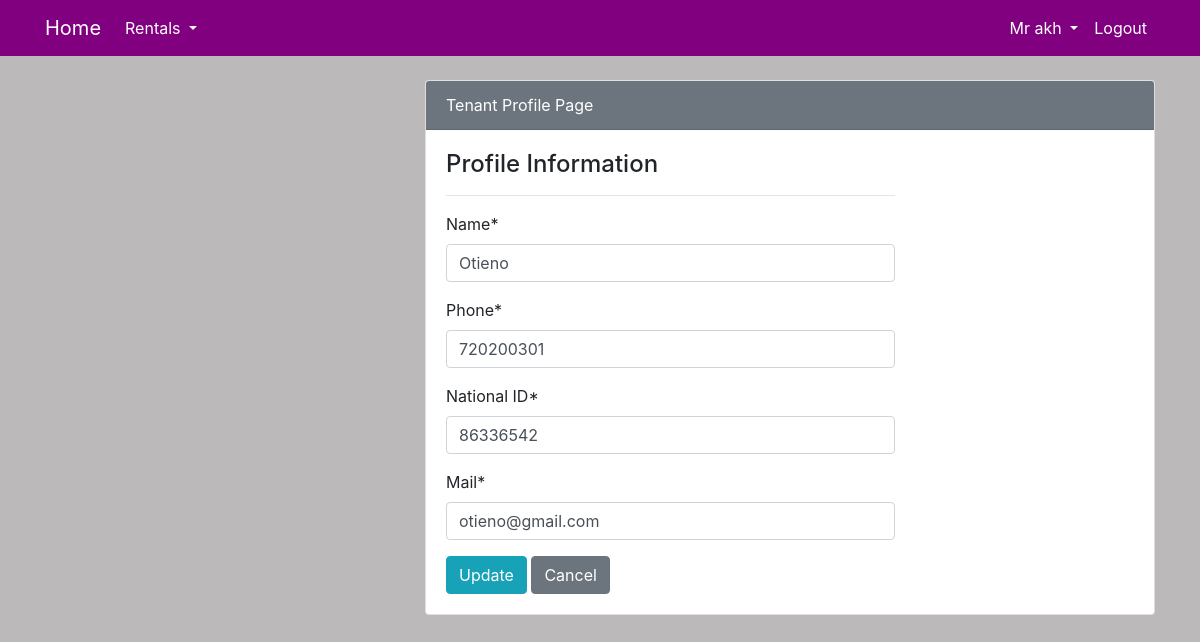
Page /tenant/update/1/ (signed in) on the committed database.
### user/models.py (models this page shows, shortened)
class Agent(models.Model):
    name = models.OneToOneField(User, on_delete=models.CASCADE, null=True)
    agt_id = models.IntegerField(unique=True)
    gender = models.CharField(max_length=50, choices=gender)
    phone = models.IntegerField()
    mail = models.EmailField()

class Tenant(models.Model):
    name = models.CharField(max_length=100)
    te_id = models.IntegerField(unique=True)
    phone = models.IntegerField()
    mail = models.EmailField()
    landlord = models.ForeignKey(Landlord, on_delete=models.CASCADE, null=True,  related_name='Landlords')

### user/views.py (the view)
# urls.py: path('tenant/update/<int:pk>/', user_view.tenant_update, name='user-tenant-update'),
def tenant_update(request, pk):
    item = Tenant.objects.get(id=pk)
    if request.method == 'POST':
        form = TenantUpdateForm(request.POST, instance=item)
        if form.is_valid():
            form.save()
            tenant_name = form.cleaned_data.get('name')
            messages.success(request, f'{tenant_name} Updated successfully')
            return redirect('user-tenant-update', pk = pk)
    else:
        form = TenantUpdateForm(instance=item)
    context = {
        'form': form,
    }
    return render(request, 'user/tenant_update.html', context)

### user/forms.py
class TenantUpdateForm(forms.ModelForm):
    class Meta:
        model = Tenant
        fields = [ 'name','phone', 'te_id', 'mail']
        labels = {'te_id':'National ID'}

### templates/user/tenant_update.html (shortened to what this page needs)
{% extends 'partials/base.html' %}
{% load crispy_forms_tags %}
{% block content %}
<div class="container">
    <div class="row my-4">
        <div class="col-md-4">
        </div>
        <div class="col-md-8">
            <div class="card">
                <div class="card-header bg-secondary text-white">
                    Tenant Profile Page
                </div>
                <div class="card-body">
                    <div class="row">
                        <div class="col-md-8">
                            <span class="h4"> Profile Information</span>
                            <hr>
                            <form method="post" enctype="multipart/form-data">
                               {{ form|crispy }}
                            <input class="btn btn-info" type="submit" value="Update">
                            <a class="btn btn-secondary" href="{% url 'dashboard-tenant' %}">Cancel</a>
                            </form>
                        </div>
                    </div>
                </div>
            </div>
        </div>
    </div>
</div>
{% endblock %}

### templates/partials/nav.html (shortened to what this page needs)
<nav class="navbar navbar-expand-lg navbar-info" style="background-color: purple;"  >
    <div class="container">
        {% if user.is_authenticated %}
        <a class="navbar-brand text-white" href="{% url 'dashboard-index'%}"> Home</a>
        <div class="collapse navbar-collapse" id="navbarSupportedContent">
            <ul class="navbar-nav mr-auto ">
                <li class="nav-item dropdown ">
                    <a class="nav-link dropdown-toggle text-white" href="#" id="navbarDropdown" role="button" data-toggle="dropdown" aria-haspopup="true" aria-expanded="false">
                      Rentals
                    </a>
                </li>
            </ul>
            {% if request.user.groups.all.0.name == "Landlord" %}
            <ul class="navbar-nav ml-auto">
                <li class="nav-item dropdown ">
                    <a class="nav-link dropdown-toggle text-white" href="#" id="navbarDropdown" role="button" data-toggle="dropdown" aria-haspopup="true" aria-expanded="false">
                        {{ user.landlord.gender }} {{user.username}}
                    </a>
                    <div class="dropdown-menu" aria-labelledby="navbarDropdown">
                      <a class="dropdown-item" href="{% url 'user-profile' %}">My Profile</a>
                      <a class="dropdown-item" href="{% url 'user-agent' %}">My Agent</a>
                    </div>
                </li>
                <li class="nav-item">
                    <a class="nav-link text-white" href="{% url 'user-logout' %}">Logout</a>
                </li>
            </ul>
            {% elif request.user.groups.all.0.name == "Agent" %}
            <ul class="navbar-nav ml-auto">
                <li class="nav-item dropdown ">
                    <a class="nav-link dropdown-toggle text-white" href="#" id="navbarDropdown" role="button" data-toggle="dropdown" aria-haspopup="true" aria-expanded="false">
                        {{ user.agent.gender }} {{user.username}}
                    </a>
                </li>
                <li class="nav-item">
                    <a class="nav-link text-white" href="{% url 'user-logout' %}">Logout</a>
                </li>
            </ul>
            {% endif %}
        {% else %}
            <ul class="navbar-nav ml-auto">
                <li class="nav-item">
                    <a class="nav-link text-white" href="{% url 'user-login' %}">Login</a>
                </li>
            </ul>
        {% endif %}
        </div>
    </div>
</nav>

### static/styles.css (style rules this page uses)
body { background: rgb(187, 185, 185); }

### rows in the picture
Tenant: name "Otieno", phone "720200301", te_id "86336542", mail "otieno@gmail.com"

### other values in the picture
{{ user.agent.gender }} "Mr"
{{ user.username }} "akh"
